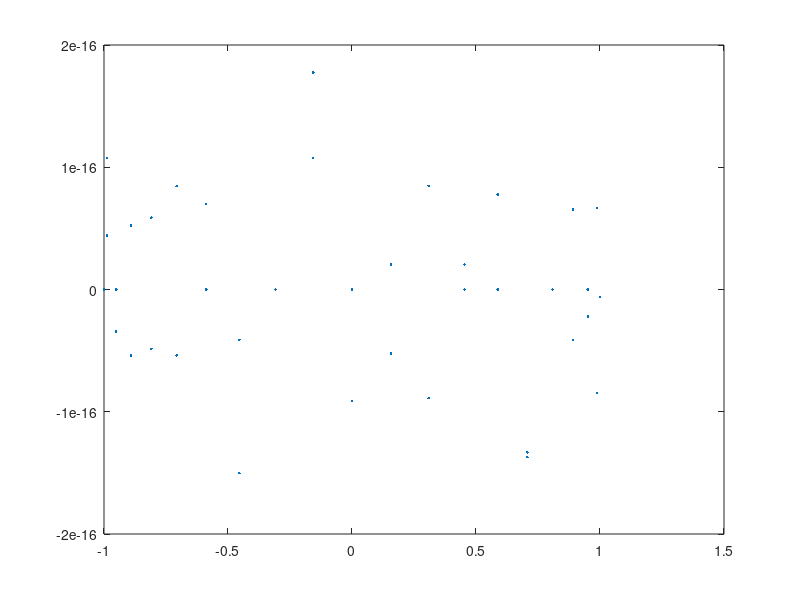

MATLAB code for this plot:
fs = 40;
T = 1/fs;
N = 40;
t = (0:N-1)*T;

signal = sin(2*pi * 3 *t);

plot(t, signal, '.-');
y = fft(signal);

K = (0:N-1);
freq = K*fs/N;
stem(freq,abs(y));

m = ifft(y);
plot(m, '.');